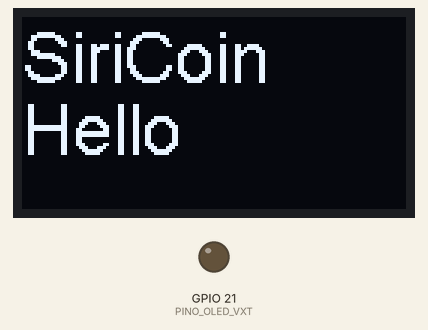
Recording of a sketch running on a simulated ESP32. Parts: 128×64 one-colour display, output pins drawn as LEDs (lit = HIGH). WiFi joins after 1.5 s; servers stay silent unless stated; what the sketch prints to the serial monitor is not drawn.

Above: at 1.1 s.
At 2.8 s:
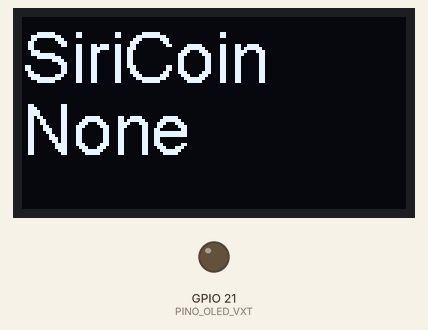

Measured:
- what the display in image 0 shows lasts 1.7 s, from 1.0 s to 2.7 s

The sketch:

esp32_oled_balance.ino
```cpp
/*
 * SiriCoin OLED Balance
 * ESP32 OLED display balance
 * By Alberio Lima (Brazil)
 * 04/2022
 * Tested on Heltec WiFi LoRa 32 (v2)
 */
#include "soc/soc.h"
#include "soc/rtc_cntl_reg.h"
#include <ArduinoJson.h>
#include <HTTPClient.h>
#include <WiFi.h>
#include <SSD1306.h> // alias for `#include "SSD1306Wire.h"`

/* Pinos do display OLED I2C */
#define PINO_OLED_SDA    4
#define PINO_OLED_SCL   15
#define PINO_OLED_RST   16 //RST must be set by software
#define PINO_OLED_VXT   21
#define OLED_ADRESS   0x3c

/* User info */
const char *SSID = "your_ssid";
const char *WIFI_PASS = "your_password";
const char* minerAddr   = "0x0E9b419F7Cd861bf86230b124229F9a1b6FF9674"; //SiriCoin address

/* Server info (no need change) */
const char* url_balance = "accounts/accountBalance/";
const char* serverAddr  = "https://siricoin-node-1.dynamic-dns.net:5005/";

SSD1306 display(OLED_ADRESS, PINO_OLED_SDA, PINO_OLED_SCL, PINO_OLED_RST);

void setup() {
  WRITE_PERI_REG(RTC_CNTL_BROWN_OUT_REG, 0); //disable brownout detector
  Serial.begin(115200);

  /* Init OLED LCD */
  Wire.begin(PINO_OLED_SDA,PINO_OLED_SCL);
  pinMode( PINO_OLED_VXT, OUTPUT );
  digitalWrite( PINO_OLED_VXT, LOW );
  delay(1000);
  display.init();
  //display.flipScreenVertically();
  //display.setFont(ArialMT_Plain_10);
  //display.setFont(ArialMT_Plain_16);
  display.setTextAlignment(TEXT_ALIGN_LEFT);
  display.setFont(ArialMT_Plain_24);
  display.drawString(0, 0, "SiriCoin");
  display.drawString(0, 24, "Hello");
  display.display();

  /* Init Wifi */
  Serial.print("Connecting ");
  Serial.println(SSID);
  WiFi.mode(WIFI_STA);
  btStop();
  WiFi.begin(SSID, WIFI_PASS);
  while (WiFi.status() != WL_CONNECTED) {
    Serial.print(".");
    delay(250);
  }
  Serial.println();
  Serial.println("Connected to WiFi");
  Serial.println("Local IP address: " + WiFi.localIP().toString());
  Serial.println();

}

void loop() {

  /* Update display information */
  statusDisplay();
  delay(30000);

}

/* function to update display information */
void statusDisplay() {
  String url = String(serverAddr) + String(url_balance) + minerAddr;
  String str_balance = "None";
  String payload = "";
  WiFiClientSecure client;
  client.setInsecure();
  HTTPClient http;

  if (http.begin(client, url)) {
    int httpCode = http.GET();
    if (httpCode == HTTP_CODE_OK) {
      payload = http.getString();
      //Serial.print("payload :");
      //Serial.println(payload );
      DynamicJsonDocument doc(1024);
      deserializeJson(doc, payload);
      str_balance = doc["result"]["balance"].as<String>();
    } else {
      Serial.printf("Get fetch failed - error: %s\n", http.errorToString(httpCode).c_str());
    }
  }

  /* Display information */
  display.clear();
  display.drawString(0, 0, "SiriCoin");
  display.drawString(0, 24, str_balance );
  display.display();
}
```
